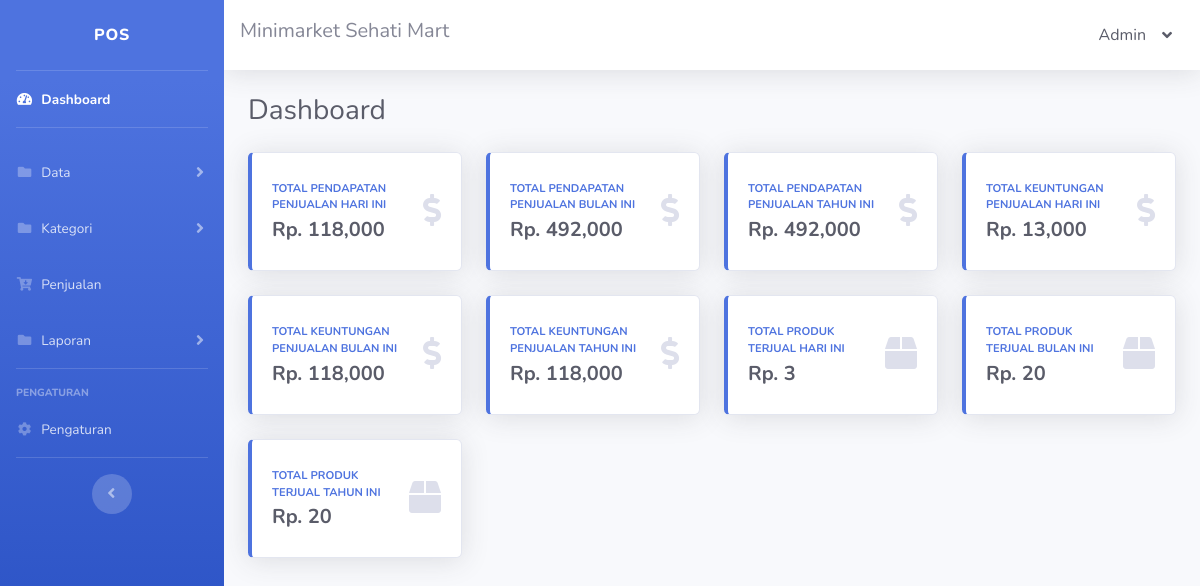
The app's page /index.php (signed in) with its own data.
### tables this page shows
CREATE TABLE `tbl_pengaturan` (
  `pengaturan_id` int NOT NULL,
  `pengaturan_nama_sidebar` text NOT NULL,
  `pengaturan_nama_navbar` text NOT NULL,
  `pengaturan_alamat` text NOT NULL,
  `pengaturan_no_hp` varchar(15) NOT NULL
);

CREATE TABLE `tbl_pengguna` (
  `pengguna_id` int NOT NULL,
  `pengguna_nama` text NOT NULL,
  `username` varchar(30) NOT NULL,
  `password` varchar(30) NOT NULL,
  `pengguna_pilihan` varchar(30) NOT NULL
);

### index.php (the view, shortened to what this page needs)
<!DOCTYPE html>
<html lang="en">
<?php
include 'config.php';
$pengaturan = mysqli_query($config, "SELECT * FROM tbl_pengaturan");
$pengaturanData = mysqli_fetch_assoc($pengaturan);
$pengguna = mysqli_query($config, "SELECT * FROM tbl_pengguna WHERE pengguna_id='" . mysqli_real_escape_string($config, $_SESSION['pengguna_id']) . "'");
$penggunaData = mysqli_fetch_assoc($pengguna);
?>
<head>
    <link href="vendor/fontawesome-free/css/all.min.css" rel="stylesheet" type="text/css">
    <link href="css/sb-admin-2.min.css" rel="stylesheet">
</head>
<body id="page-top">
    <div id="wrapper">
        <ul class="navbar-nav bg-gradient-primary sidebar sidebar-dark accordion" id="accordionSidebar">
            <a class="sidebar-brand d-flex align-items-center justify-content-center" href="index.html">
                <div class="sidebar-brand-text mx-3"><?= htmlspecialchars($pengaturanData['pengaturan_nama_sidebar']) ?></div>
            </a>
            <hr class="sidebar-divider my-0">
            <li class="nav-item active">
                <a class="nav-link" href="index.php">
                    <i class="fas fa-fw fa-tachometer-alt"></i>
                    <span>Dashboard</span></a>
            </li>
            <hr class="sidebar-divider">
            <li class="nav-item">
                <a class="nav-link collapsed" href="#" data-toggle="collapse" data-target="#collapseTwo" aria-expanded="true" aria-controls="collapseTwo">
                    <i class="fas fa-fw fa-folder"></i>
                    <span>Data</span>
                </a>
            </li>
            <li class="nav-item">
                <a class="nav-link collapsed" href="#" data-toggle="collapse" data-target="#collapseThree" aria-expanded="true" aria-controls="collapseThree">
                    <i class="fas fa-fw fa-folder"></i>
                    <span>Kategori</span>
                </a>
            </li>
            <li class="nav-item">
                <a class="nav-link" href="penjualan.php">
                    <i class="fas fa-fw fa-cart-arrow-down"></i>
                    <span>Penjualan</span></a>
            </li>
            <li class="nav-item">
                <a class="nav-link collapsed" href="#" data-toggle="collapse" data-target="#collapseFour" aria-expanded="true" aria-controls="collapseFour">
                    <i class="fas fa-fw fa-folder"></i>
                    <span>Laporan</span>
                </a>
            </li>
            <hr class="sidebar-divider">
            <div class="sidebar-heading">Pengaturan</div>
            <li class="nav-item">
                <a class="nav-link" href="pengaturan.php">
                    <i class="fas fa-fw fa-cog"></i>
                    <span>Pengaturan</span></a>
            </li>
            <hr class="sidebar-divider d-none d-md-block">
            <div class="text-center d-none d-md-inline">
                <button class="rounded-circle border-0" id="sidebarToggle"></button>
            </div>
        </ul>
        <div id="content-wrapper" class="d-flex flex-column">
            <div id="content">
                <nav class="navbar navbar-expand navbar-light bg-white topbar mb-4 static-top shadow">
                    <h5><?= htmlspecialchars($pengaturanData['pengaturan_nama_navbar']) ?></h5>
                    <ul class="navbar-nav ml-auto">
                        <li class="nav-item dropdown no-arrow">
                            <a class="nav-link dropdown-toggle text-dark" href="#" id="userDropdown" role="button" data-toggle="dropdown" aria-haspopup="true" aria-expanded="false">
                                <?= htmlspecialchars($penggunaData['pengguna_nama']) ?>
                                <i class="ml-3 fas fa-angle-down"></i>
                            </a>
                        </li>
                    </ul>
                </nav>
                <div class="container-fluid">
                    <div class="d-sm-flex align-items-center justify-content-between mb-4">
                        <h1 class="h3 mb-0 text-gray-800">Dashboard</h1>
                    </div>
                    <div class="row">
                        <?php
                        function displayCard($title, $dateFormat, $query, $iconClass)
                        {
                            global $config;
                            $result = mysqli_query($config, $query);
                            $data = mysqli_fetch_assoc($result);
                            $total = $data['total'] ?? "Belum Ada Barang Terjual";
                            $formattedTotal = is_numeric($total) ? number_format($total, 0) : $total;
                            echo "
                                <div class='col-xl-3 col-md-6 mb-4'>
                                    <div class='card border-left-primary shadow h-100 py-2'>
                                        <div class='card-body'>
                                            <div class='row no-gutters align-items-center'>
                                                <div class='col mr-2'>
                                                    <div class='text-xs font-weight-bold text-primary text-uppercase mb-1'>
                                                        $title</div>
                                                    <div class='h5 mb-0 font-weight-bold text-gray-800'>Rp. $formattedTotal</div>
                                                </div>
                                                <div class='col-auto'>
                                                    <i class='fas $iconClass fa-2x text-gray-300'></i>
                                                </div>
                                            </div>
                                        </div>
                                    </div>
                                </div>
                            ";
                        }
                        displayCard('Total Pendapatan Penjualan Hari Ini', 'Y-m-d', "SELECT SUM(total_harga) AS total FROM tbl_transaksi WHERE tgl_wktu_transaksi LIKE '%" . date("Y-m-d") . "%'", 'fa-dollar-sign');
                        displayCard('Total Pendapatan Penjualan Bulan Ini', 'Y-m', "SELECT SUM(total_harga) AS total FROM tbl_transaksi WHERE tgl_wktu_transaksi LIKE '" . date("Y-m") . "%'", 'fa-dollar-sign');
                        displayCard('Total Pendapatan Penjualan Tahun Ini', 'Y', "SELECT SUM(total_harga) AS total FROM tbl_transaksi WHERE tgl_wktu_transaksi LIKE '%" . date("Y") . "%'", 'fa-dollar-sign');
                        displayCard('Total Keuntungan Penjualan Hari Ini', 'Y-m-d', "SELECT SUM(total_harga - total_harga_m) AS total FROM tbl_transaksi WHERE tgl_wktu_transaksi LIKE '" . date("Y-m-d") . "%'", 'fa-dollar-sign');
                        displayCard('Total Keuntungan Penjualan Bulan Ini', 'm/Y', "SELECT SUM(total_harga - total_harga_m) AS total FROM tbl_transaksi WHERE tgl_wktu_transaksi LIKE '%" . date("Y-m") . "%'", 'fa-dollar-sign');
                        displayCard('Total Keuntungan Penjualan Tahun Ini', 'Y', "SELECT SUM(total_harga - total_harga_m) AS total FROM tbl_transaksi WHERE tgl_wktu_transaksi LIKE '%" . date("Y") . "%'", 'fa-dollar-sign');
                        displayCard('Total Produk Terjual Hari Ini', 'd/m/Y', "SELECT SUM(jumlah_item) AS total FROM tbl_transaksi WHERE tgl_wktu_transaksi LIKE '%" . date("Y-m-d") . "%'", 'fa-box');
                        displayCard('Total Produk Terjual Bulan Ini', 'm/Y', "SELECT SUM(jumlah_item) AS total FROM tbl_transaksi WHERE tgl_wktu_transaksi LIKE '%" . date("Y-m") . "%'", 'fa-box');
                        displayCard('Total Produk Terjual Tahun Ini', 'Y', "SELECT SUM(jumlah_item) AS total FROM tbl_transaksi WHERE tgl_wktu_transaksi LIKE '%" . date("Y") . "%'", 'fa-box');
                        ?>
                    </div>
                </div>
            </div>
        </div>
</body>
</html>

### records on screen
tbl_pengaturan: pengaturan_nama_sidebar "POS", pengaturan_nama_navbar "Minimarket Sehati Mart"
tbl_pengguna: pengguna_nama "Admin"

### other values on screen
$formattedTotal "118,000 492,000 492,000 13,000 118,000 118,000 3 20 20"
